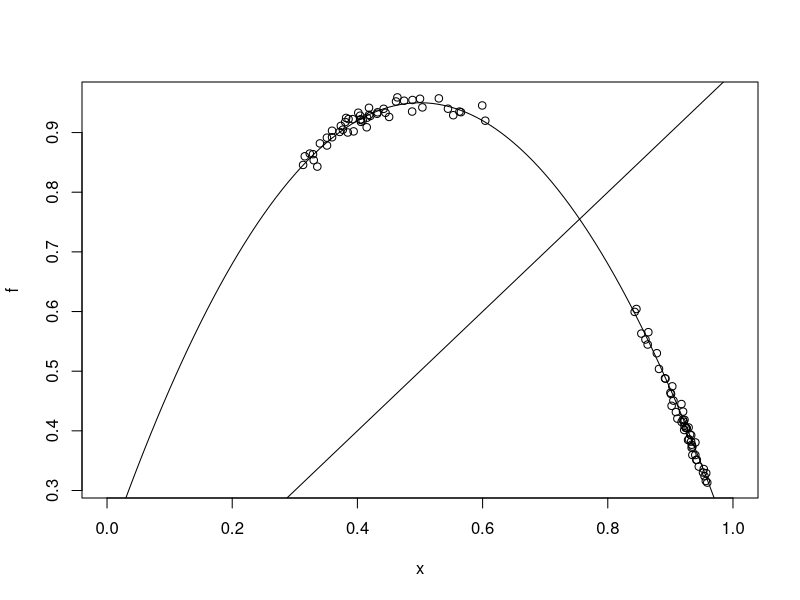
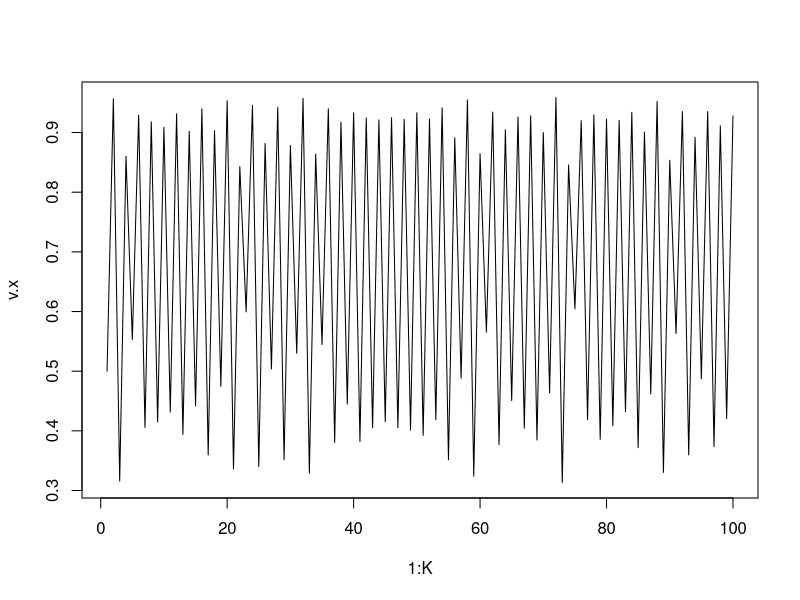
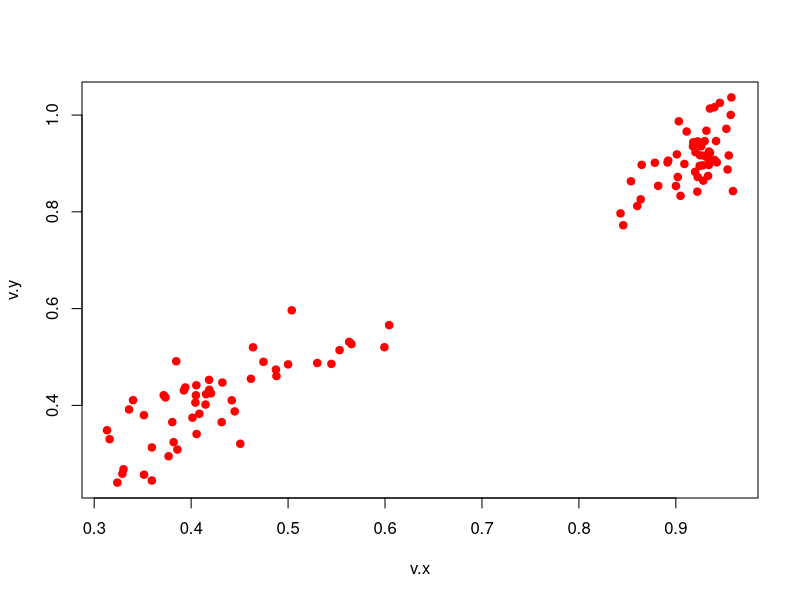

The R source for these figures, in order: (Note: this script raises an error after producing the figures.)


Q <- .01
R <- .05
f <- function(x) .2 + .75 * ( 4 * x * ( 1 - x ) )
g <- function(x) x

x.0 <- .5
K <- 100

v.y <- v.x <- rep(0, K)
v.x[1] <- x.0
v.y[1] <- g( v.x[1] ) + rnorm( 1, 0, R )
for( i in 2:K ){
  v.x[i] <- f( v.x[i-1] ) + rnorm( 1, 0, Q )
  v.y[i] <- g( v.x[i] ) + rnorm( 1, 0, R )
}

plot( f, xlim=c(0,1) , ylim=range(v.x) )
points( v.x[-K], v.x[-1] )
abline(0,1)

plot( 1:K, v.x, type='l' )
plot( v.x, v.y, pch=19, col='red' )

ukf <- ukf.compute( mean(v.x), var(v.x), v.y, f, g, Q, R, 1 )

plot( 1:K, v.x, type='l' )
points( 1:K, v.y, pch=19, col='blue' )
lines( 1:K, ukf$m, col='red' )

plot( 1:K, err$rmse, type='l' )
lines( 1:K, sqrt(c(ukf$P)), col=2 )
